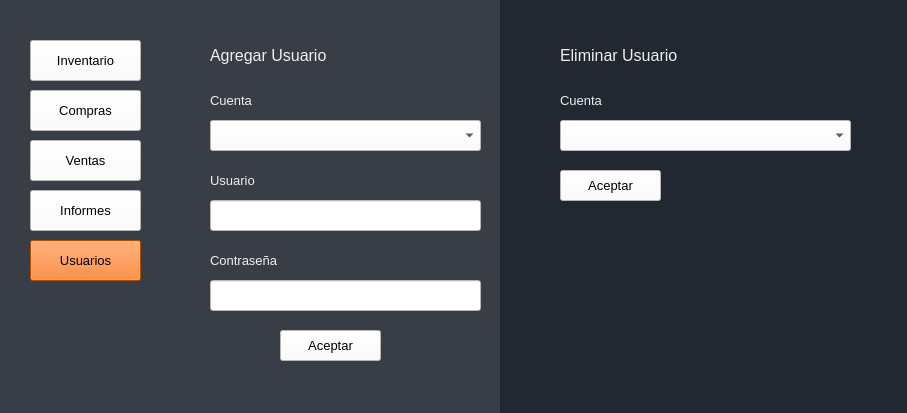
<?xml version="1.0" encoding="UTF-8"?>
<ui version="4.0">
 <class>AdmUsuarios</class>
 <widget class="QMainWindow" name="AdmUsuarios">
  <property name="geometry">
   <rect>
    <x>0</x>
    <y>0</y>
    <width>907</width>
    <height>413</height>
   </rect>
  </property>
  <property name="windowTitle">
   <string>Usuarios</string>
  </property>
  <property name="styleSheet">
   <string notr="true">background-color: rgb(255, 255, 255);</string>
  </property>
  <widget class="QWidget" name="centralwidget">
   <widget class="QPushButton" name="botonInventario">
    <property name="geometry">
     <rect>
      <x>30</x>
      <y>40</y>
      <width>111</width>
      <height>41</height>
     </rect>
    </property>
    <property name="font">
     <font>
      <family>Arial</family>
      <pointsize>10</pointsize>
      <weight>50</weight>
      <bold>false</bold>
     </font>
    </property>
    <property name="styleSheet">
     <string notr="true">background-color: rgb(255, 255, 255);</string>
    </property>
    <property name="text">
     <string>Inventario</string>
    </property>
   </widget>
   <widget class="QPushButton" name="botonInformes">
    <property name="geometry">
     <rect>
      <x>30</x>
      <y>190</y>
      <width>111</width>
      <height>41</height>
     </rect>
    </property>
    <property name="font">
     <font>
      <family>Arial</family>
      <pointsize>10</pointsize>
      <weight>50</weight>
      <bold>false</bold>
     </font>
    </property>
    <property name="styleSheet">
     <string notr="true">background-color: rgb(255, 255, 255);</string>
    </property>
    <property name="text">
     <string>Informes</string>
    </property>
   </widget>
   <widget class="QPushButton" name="botonCompras">
    <property name="geometry">
     <rect>
      <x>30</x>
      <y>90</y>
      <width>111</width>
      <height>41</height>
     </rect>
    </property>
    <property name="font">
     <font>
      <family>Arial</family>
      <pointsize>10</pointsize>
      <weight>50</weight>
      <bold>false</bold>
     </font>
    </property>
    <property name="styleSheet">
     <string notr="true">background-color: rgb(255, 255, 255);</string>
    </property>
    <property name="text">
     <string>Compras</string>
    </property>
   </widget>
   <widget class="QPushButton" name="Usuarios">
    <property name="geometry">
     <rect>
      <x>30</x>
      <y>240</y>
      <width>111</width>
      <height>41</height>
     </rect>
    </property>
    <property name="font">
     <font>
      <family>Arial</family>
      <pointsize>10</pointsize>
      <weight>50</weight>
      <bold>false</bold>
     </font>
    </property>
    <property name="styleSheet">
     <string notr="true">background-color: rgb(255, 102, 0);</string>
    </property>
    <property name="text">
     <string>Usuarios</string>
    </property>
   </widget>
   <widget class="QPushButton" name="botonVentas">
    <property name="geometry">
     <rect>
      <x>30</x>
      <y>140</y>
      <width>111</width>
      <height>41</height>
     </rect>
    </property>
    <property name="font">
     <font>
      <family>Arial</family>
      <pointsize>10</pointsize>
      <weight>50</weight>
      <bold>false</bold>
     </font>
    </property>
    <property name="styleSheet">
     <string notr="true">background-color: rgb(255, 255, 255);</string>
    </property>
    <property name="text">
     <string>Ventas</string>
    </property>
   </widget>
   <widget class="QLabel" name="label">
    <property name="geometry">
     <rect>
      <x>500</x>
      <y>-20</y>
      <width>471</width>
      <height>551</height>
     </rect>
    </property>
    <property name="font">
     <font>
      <family>Eras Bold ITC</family>
      <pointsize>12</pointsize>
      <weight>50</weight>
      <bold>false</bold>
     </font>
    </property>
    <property name="styleSheet">
     <string notr="true">background-color: rgb(34, 40, 49);
color: rgb(238, 238, 238);</string>
    </property>
    <property name="text">
     <string/>
    </property>
   </widget>
   <widget class="QLabel" name="label_6">
    <property name="geometry">
     <rect>
      <x>210</x>
      <y>40</y>
      <width>181</width>
      <height>31</height>
     </rect>
    </property>
    <property name="font">
     <font>
      <family>Arial</family>
      <pointsize>12</pointsize>
     </font>
    </property>
    <property name="layoutDirection">
     <enum>Qt::LeftToRight</enum>
    </property>
    <property name="styleSheet">
     <string notr="true">background-color: rgb(57, 62, 70);
color: rgb(238, 238, 238);</string>
    </property>
    <property name="text">
     <string>&lt;html&gt;&lt;head/&gt;&lt;body&gt;&lt;p&gt;Agregar Usuario&lt;/p&gt;&lt;/body&gt;&lt;/html&gt;</string>
    </property>
   </widget>
   <widget class="QLabel" name="label_7">
    <property name="geometry">
     <rect>
      <x>560</x>
      <y>40</y>
      <width>181</width>
      <height>31</height>
     </rect>
    </property>
    <property name="font">
     <font>
      <family>Arial</family>
      <pointsize>12</pointsize>
     </font>
    </property>
    <property name="layoutDirection">
     <enum>Qt::LeftToRight</enum>
    </property>
    <property name="styleSheet">
     <string notr="true">background-color: rgb(34, 40, 49);
color: rgb(238, 238, 238);</string>
    </property>
    <property name="text">
     <string>&lt;html&gt;&lt;head/&gt;&lt;body&gt;&lt;p&gt;Eliminar Usuario&lt;/p&gt;&lt;/body&gt;&lt;/html&gt;</string>
    </property>
   </widget>
   <widget class="QComboBox" name="comboBoxUsuarios">
    <property name="geometry">
     <rect>
      <x>560</x>
      <y>120</y>
      <width>291</width>
      <height>31</height>
     </rect>
    </property>
    <property name="font">
     <font>
      <family>Arial</family>
      <pointsize>12</pointsize>
     </font>
    </property>
    <property name="styleSheet">
     <string notr="true">background-color: rgb(255, 255, 255);</string>
    </property>
   </widget>
   <widget class="QPushButton" name="botonVentasAceptarE">
    <property name="geometry">
     <rect>
      <x>560</x>
      <y>170</y>
      <width>101</width>
      <height>31</height>
     </rect>
    </property>
    <property name="font">
     <font>
      <family>Arial</family>
      <pointsize>10</pointsize>
      <weight>50</weight>
      <bold>false</bold>
     </font>
    </property>
    <property name="styleSheet">
     <string notr="true">background-color: rgb(255, 255, 255);</string>
    </property>
    <property name="text">
     <string>Aceptar</string>
    </property>
   </widget>
   <widget class="QLineEdit" name="lineEditUsuario">
    <property name="geometry">
     <rect>
      <x>210</x>
      <y>200</y>
      <width>271</width>
      <height>31</height>
     </rect>
    </property>
    <property name="font">
     <font>
      <family>Arial</family>
      <pointsize>12</pointsize>
     </font>
    </property>
    <property name="styleSheet">
     <string notr="true">background-color: rgb(255, 255, 255);</string>
    </property>
    <property name="text">
     <string/>
    </property>
   </widget>
   <widget class="QLineEdit" name="lineEditContrasena">
    <property name="geometry">
     <rect>
      <x>210</x>
      <y>280</y>
      <width>271</width>
      <height>31</height>
     </rect>
    </property>
    <property name="font">
     <font>
      <family>Arial</family>
      <pointsize>12</pointsize>
     </font>
    </property>
    <property name="styleSheet">
     <string notr="true">background-color: rgb(255, 255, 255);</string>
    </property>
    <property name="text">
     <string/>
    </property>
   </widget>
   <widget class="QLabel" name="label_8">
    <property name="geometry">
     <rect>
      <x>210</x>
      <y>170</y>
      <width>81</width>
      <height>21</height>
     </rect>
    </property>
    <property name="font">
     <font>
      <family>Arial</family>
      <pointsize>10</pointsize>
      <weight>50</weight>
      <bold>false</bold>
     </font>
    </property>
    <property name="styleSheet">
     <string notr="true">color: rgb(238, 238, 238);
background-color: rgb(57, 62, 70);</string>
    </property>
    <property name="text">
     <string>Usuario</string>
    </property>
   </widget>
   <widget class="QLabel" name="label_9">
    <property name="geometry">
     <rect>
      <x>210</x>
      <y>250</y>
      <width>111</width>
      <height>21</height>
     </rect>
    </property>
    <property name="font">
     <font>
      <family>Arial</family>
      <pointsize>10</pointsize>
      <weight>50</weight>
      <bold>false</bold>
     </font>
    </property>
    <property name="styleSheet">
     <string notr="true">color: rgb(238, 238, 238);
background-color: rgb(57, 62, 70);</string>
    </property>
    <property name="text">
     <string>Contraseña</string>
    </property>
   </widget>
   <widget class="QPushButton" name="botonVentasAceptarA">
    <property name="geometry">
     <rect>
      <x>280</x>
      <y>330</y>
      <width>101</width>
      <height>31</height>
     </rect>
    </property>
    <property name="font">
     <font>
      <family>Arial</family>
      <pointsize>10</pointsize>
      <weight>50</weight>
      <bold>false</bold>
     </font>
    </property>
    <property name="styleSheet">
     <string notr="true">background-color: rgb(255, 255, 255);</string>
    </property>
    <property name="text">
     <string>Aceptar</string>
    </property>
   </widget>
   <widget class="QLabel" name="label_10">
    <property name="geometry">
     <rect>
      <x>210</x>
      <y>90</y>
      <width>81</width>
      <height>21</height>
     </rect>
    </property>
    <property name="font">
     <font>
      <family>Arial</family>
      <pointsize>10</pointsize>
      <weight>50</weight>
      <bold>false</bold>
     </font>
    </property>
    <property name="styleSheet">
     <string notr="true">color: rgb(238, 238, 238);
background-color: rgb(57, 62, 70);</string>
    </property>
    <property name="text">
     <string>Cuenta</string>
    </property>
   </widget>
   <widget class="QComboBox" name="comboBoxTipoCuenta">
    <property name="geometry">
     <rect>
      <x>210</x>
      <y>120</y>
      <width>271</width>
      <height>31</height>
     </rect>
    </property>
    <property name="font">
     <font>
      <family>Arial</family>
      <pointsize>12</pointsize>
     </font>
    </property>
    <property name="styleSheet">
     <string notr="true">background-color: rgb(255, 255, 255);</string>
    </property>
   </widget>
   <widget class="QLabel" name="label_11">
    <property name="geometry">
     <rect>
      <x>560</x>
      <y>90</y>
      <width>81</width>
      <height>21</height>
     </rect>
    </property>
    <property name="font">
     <font>
      <family>Arial</family>
      <pointsize>10</pointsize>
      <weight>50</weight>
      <bold>false</bold>
     </font>
    </property>
    <property name="mouseTracking">
     <bool>false</bool>
    </property>
    <property name="tabletTracking">
     <bool>false</bool>
    </property>
    <property name="acceptDrops">
     <bool>false</bool>
    </property>
    <property name="autoFillBackground">
     <bool>false</bool>
    </property>
    <property name="styleSheet">
     <string notr="true">color: rgb(238, 238, 238);
background-color: rgb(34, 40, 49);</string>
    </property>
    <property name="text">
     <string>Cuenta</string>
    </property>
   </widget>
   <widget class="QLabel" name="label_2">
    <property name="geometry">
     <rect>
      <x>0</x>
      <y>-8</y>
      <width>501</width>
      <height>421</height>
     </rect>
    </property>
    <property name="styleSheet">
     <string notr="true">background-color: rgb(57, 62, 70);</string>
    </property>
    <property name="text">
     <string/>
    </property>
   </widget>
   <zorder>label_2</zorder>
   <zorder>label</zorder>
   <zorder>botonInventario</zorder>
   <zorder>botonInformes</zorder>
   <zorder>botonCompras</zorder>
   <zorder>Usuarios</zorder>
   <zorder>botonVentas</zorder>
   <zorder>label_6</zorder>
   <zorder>label_7</zorder>
   <zorder>comboBoxUsuarios</zorder>
   <zorder>botonVentasAceptarE</zorder>
   <zorder>lineEditUsuario</zorder>
   <zorder>lineEditContrasena</zorder>
   <zorder>label_8</zorder>
   <zorder>label_9</zorder>
   <zorder>botonVentasAceptarA</zorder>
   <zorder>label_10</zorder>
   <zorder>comboBoxTipoCuenta</zorder>
   <zorder>label_11</zorder>
  </widget>
 </widget>
 <tabstops>
  <tabstop>botonInventario</tabstop>
  <tabstop>botonCompras</tabstop>
  <tabstop>botonVentas</tabstop>
  <tabstop>botonInformes</tabstop>
  <tabstop>Usuarios</tabstop>
  <tabstop>comboBoxTipoCuenta</tabstop>
  <tabstop>lineEditUsuario</tabstop>
  <tabstop>lineEditContrasena</tabstop>
  <tabstop>botonVentasAceptarA</tabstop>
  <tabstop>comboBoxUsuarios</tabstop>
  <tabstop>botonVentasAceptarE</tabstop>
 </tabstops>
 <resources/>
 <connections/>
</ui>
